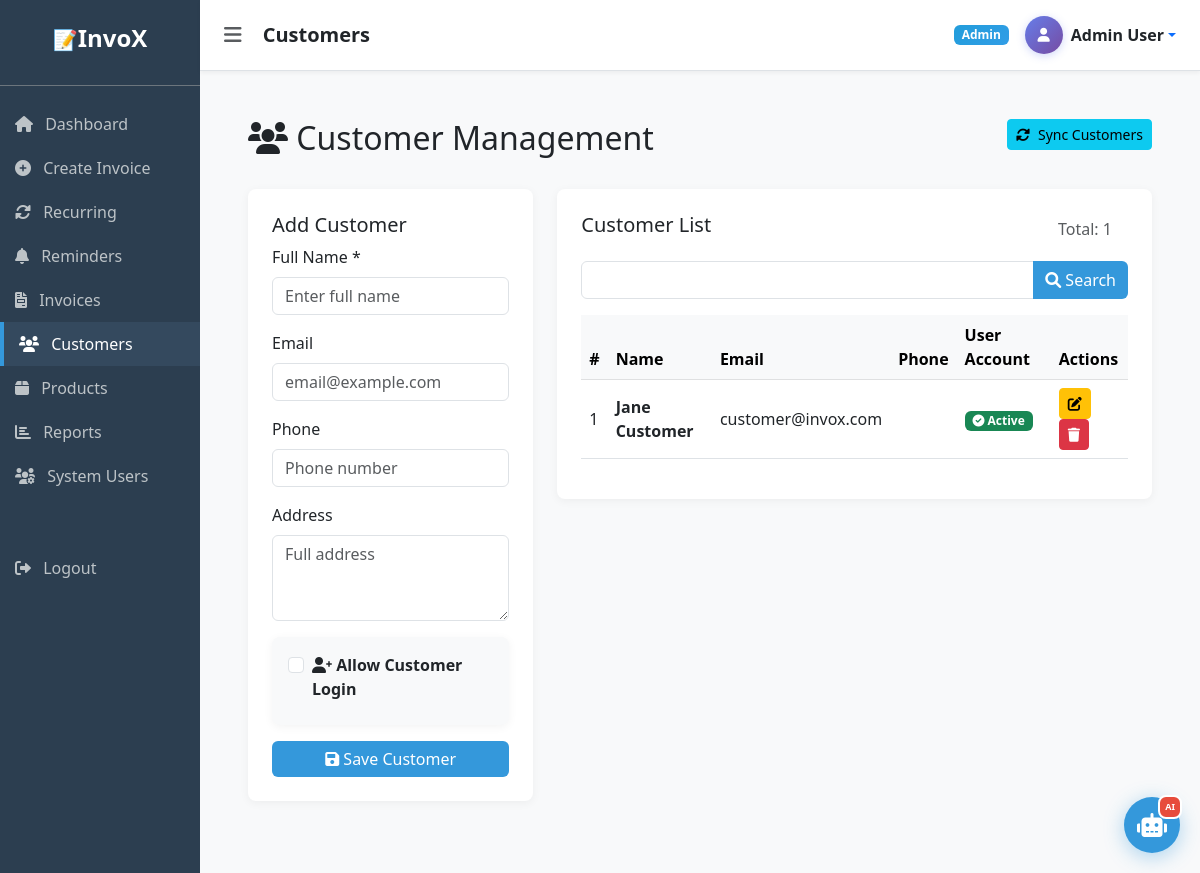
Page /customers.php (signed in) on the committed database.
### tables this page shows
CREATE TABLE customers (
    id INT AUTO_INCREMENT PRIMARY KEY,
    name VARCHAR(100) NOT NULL,
    email VARCHAR(100),
    phone VARCHAR(20),
    address TEXT,
    created_at TIMESTAMP DEFAULT CURRENT_TIMESTAMP
);

### db.php (called while the page is built, shortened)
<?php
function hasRole($role) {
    return isset($_SESSION['role']) && $_SESSION['role'] === $role;
}
function hasAnyRole($roles) {
    return isset($_SESSION['role']) && in_array($_SESSION['role'], $roles);
}
function isAdmin() {
    return hasRole('Admin');
}
?>

### customers.php (the view, shortened to what this page needs)
<?php
require 'db.php';
$search = isset($_GET['search']) ? $_GET['search'] : '';
$page = isset($_GET['page']) ? (int)$_GET['page'] : 1;
$records_per_page = 10;
$offset = ($page - 1) * $records_per_page;
$where = '';
$params = [];
$count_sql = "SELECT COUNT(*) FROM customers" . $where;
$count_stmt = $pdo->prepare($count_sql);
$count_stmt->execute($params);
$total_records = $count_stmt->fetchColumn();
$sql = "SELECT * FROM customers" . $where . " ORDER BY id DESC LIMIT $records_per_page OFFSET $offset";
$stmt = $pdo->prepare($sql);
$stmt->execute($params);
$customers = $stmt->fetchAll();
$edit_customer = null;
?>
<?php include 'header.php'; ?>
<div class="row mb-4">
    <div class="col-md-6">
        <h2><i class="fas fa-users"></i> Customer Management</h2>
    </div>
    <div class="col-md-6 text-end">
        <button class="btn btn-info btn-sm" onclick="syncCustomers()" id="syncBtn">
            <i class="fas fa-sync-alt me-2"></i>Sync Customers
        </button>
    </div>
</div>
<div class="row">
    <div class="col-md-4">
        <div class="card p-4 mb-4">
            <h5><?php echo $edit_customer ? 'Edit Customer' : 'Add Customer'; ?></h5>
            <form method="POST">
                <div class="mb-3">
                    <label class="form-label">Full Name *</label>
                    <input type="text" name="name" class="form-control" placeholder="Enter full name"
                           value="<?php echo $edit_customer ? htmlspecialchars($edit_customer['name']) : ''; ?>" required>
                </div>
                <div class="mb-3">
                    <label class="form-label">Email</label>
                    <input type="email" name="email" class="form-control" placeholder="email@example.com"
                           value="<?php echo $edit_customer ? htmlspecialchars($edit_customer['email']) : ''; ?>">
                </div>
                <div class="mb-3">
                    <label class="form-label">Phone</label>
                    <input type="text" name="phone" class="form-control" placeholder="Phone number"
                           value="<?php echo $edit_customer ? htmlspecialchars($edit_customer['phone']) : ''; ?>">
                </div>
                <div class="mb-3">
                    <label class="form-label">Address</label>
                    <textarea name="address" class="form-control" rows="3" placeholder="Full address"><?php echo $edit_customer ? htmlspecialchars($edit_customer['address']) : ''; ?></textarea>
                </div>
                <div class="card bg-light p-3 mb-3">
                    <?php if (!$edit_customer): ?>
                        <div class="form-check mb-2">
                            <input class="form-check-input" type="checkbox" id="createUserAccount" name="create_user_account" value="1" onchange="toggleUserFields()">
                            <label class="form-check-label fw-bold" for="createUserAccount">
                                <i class="fas fa-user-plus"></i> Allow Customer Login
                            </label>
                        </div>
                    <?php endif; ?>
                </div>
                <button type="submit" class="btn btn-primary w-100">
                    <i class="fas fa-save"></i> <?php echo $edit_customer ? 'Update Customer' : 'Save Customer'; ?>
                </button>
            </form>
        </div>
    </div>
    <div class="col-md-8">
        <div class="card p-4">
            <div class="d-flex justify-content-between align-items-center mb-3">
                <h5>Customer List</h5>
                <div class="d-flex align-items-center">
                    <span class="text-muted me-3">Total: <?php echo $total_records; ?></span>
                </div>
            </div>
            <form method="GET" class="mb-3">
                <div class="input-group">
                    <input type="text" name="search" class="form-control"
                           value="<?php echo htmlspecialchars($search); ?>">
                    <button class="btn btn-primary" type="submit">
                        <i class="fas fa-search"></i> Search
                    </button>
                </div>
            </form>
            <div class="table-responsive">
                <table class="table table-hover align-middle">
                    <thead class="table-light">
                        <tr>
                            <th>#</th>
                            <th>Name</th>
                            <th>Email</th>
                            <th>Phone</th>
                            <th>User Account</th>
                            <th>Actions</th>
                        </tr>
                    </thead>
                    <tbody>
                        <?php if (count($customers) > 0): ?>
                            <?php foreach($customers as $c): ?>
                            <tr>
                                <td><?php echo $c['id']; ?></td>
                                <td>
                                    <strong><?php echo htmlspecialchars($c['name']); ?></strong>
                                </td>
                                <td><?php echo htmlspecialchars($c['email']); ?></td>
                                <td><?php echo htmlspecialchars($c['phone']); ?></td>
                                <td>
                                    <?php if ($c['user_id']): ?>
                                        <span class="badge bg-success" title="Has login access">
                                            <i class="fas fa-check-circle"></i> Active
                                        </span>
                                    <?php else: ?>
                                        <span class="badge bg-secondary" title="No login access">
                                            <i class="fas fa-times-circle"></i> None
                                        </span>
                                    <?php endif; ?>
                                </td>
                                <td>
                                    <a href="customers.php?edit_id=<?php echo $c['id']; ?>"
                                       class="btn btn-sm btn-warning" title="Edit">
                                        <i class="fas fa-edit"></i>
                                    </a>
                                    <a href="customers.php?delete_id=<?php echo $c['id']; ?>"
                                       class="btn btn-sm btn-danger"
                                       onclick="return confirm('Are you sure you want to delete this customer?')"
                                       title="Delete">
                                        <i class="fas fa-trash"></i>
                                    </a>
                                </td>
                            </tr>
                            <?php endforeach; ?>
                        <?php endif; ?>
                    </tbody>
                </table>
            </div>
        </div>
    </div>
</div>
<?php include 'footer.php'; ?>

### header.php (shortened to what this page needs)
<!DOCTYPE html>
<html lang="en">
<head>
    <link href="https://cdn.jsdelivr.net/npm/bootstrap@5.3.0/dist/css/bootstrap.min.css" rel="stylesheet">
    <link rel="stylesheet" href="https://cdnjs.cloudflare.com/ajax/libs/font-awesome/6.0.0/css/all.min.css">
    <link href="style.css" rel="stylesheet">
</head>
<body>
    <div class="container-fluid">
        <div class="row">
            <div class="col-md-2 sidebar p-0">
                <div class="p-4 text-center border-bottom border-secondary">
                    <h4 class="fw-bold"><span class="sidebar-emoji">📝</span><span class="sidebar-brand-text">InvoX</span></h4>
                </div>
                <div class="py-3">
                    <a href="dashboard.php" class="<?php echo basename($_SERVER['PHP_SELF']) == 'dashboard.php' ? 'active' : ''; ?>"><i class="fas fa-home me-2"></i> <span>Dashboard</span></a>
                    <?php if (hasAnyRole(['Admin', 'Accountant'])): ?>
                    <a href="create_invoice.php" class="create-invoice-link <?php echo basename($_SERVER['PHP_SELF']) == 'create_invoice.php' ? 'active' : ''; ?>"><i class="fas fa-plus-circle me-2"></i> <span>Create Invoice</span></a>
                    <a href="recurring_invoices.php" class="<?php echo basename($_SERVER['PHP_SELF']) == 'recurring_invoices.php' ? 'active' : ''; ?>"><i class="fas fa-sync-alt me-2"></i> <span>Recurring</span></a>
                    <a href="invoice_reminders.php" class="<?php echo basename($_SERVER['PHP_SELF']) == 'invoice_reminders.php' ? 'active' : ''; ?>"><i class="fas fa-bell me-2"></i> <span>Reminders</span></a>
                    <?php endif; ?>
                    <a href="invoices.php" class="<?php echo basename($_SERVER['PHP_SELF']) == 'invoices.php' ? 'active' : ''; ?>"><i class="fas fa-file-invoice me-2"></i> <span>Invoices</span></a>
                    <?php if (hasAnyRole(['Admin', 'Accountant'])): ?>
                    <a href="customers.php" class="<?php echo basename($_SERVER['PHP_SELF']) == 'customers.php' ? 'active' : ''; ?>"><i class="fas fa-users me-2"></i> <span>Customers</span></a>
                    <a href="products.php" class="<?php echo basename($_SERVER['PHP_SELF']) == 'products.php' ? 'active' : ''; ?>"><i class="fas fa-box me-2"></i> <span>Products</span></a>
                    <a href="reports.php" class="<?php echo basename($_SERVER['PHP_SELF']) == 'reports.php' ? 'active' : ''; ?>"><i class="fas fa-chart-bar me-2"></i> <span>Reports</span></a>
                    <?php endif; ?>
                    <?php if (isAdmin()): ?>
                    <a href="system_users.php" class="<?php echo basename($_SERVER['PHP_SELF']) == 'system_users.php' ? 'active' : ''; ?>"><i class="fas fa-users-cog me-2"></i> <span>System Users</span></a>
                    <?php endif; ?>
                    <a href="logout.php" class="mt-5"><i class="fas fa-sign-out-alt me-2"></i> <span>Logout</span></a>
                </div>
            </div>
            <div class="col-md-10 p-0">
                <nav class="topbar bg-white border-bottom px-4 py-3 d-flex justify-content-between align-items-center">
                    <div>
                        <h5 class="mb-0 text-dark fw-semibold">
                            <i class="fas fa-bars me-3 text-muted" style="cursor: pointer;" onclick="toggleSidebar()"></i>
                            <?php
                            $page_titles = [
                                'dashboard.php' => 'Dashboard',
                                'customers.php' => 'Customers',
                                'products.php' => 'Products',
                                'invoices.php' => 'Invoices',
                                'create_invoice.php' => 'Create Invoice',
                                'recurring_invoices.php' => 'Recurring Invoices',
                                'invoice_reminders.php' => 'Invoice Reminders',
                                'reports.php' => 'Reports',
                                'system_users.php' => 'System Users',
                                'profile.php' => 'My Profile'
                            ];
                            $current_page = basename($_SERVER['PHP_SELF']);
                            echo $page_titles[$current_page] ?? 'InvoX';
                            ?>
                        </h5>
                    </div>
                    <div class="d-flex align-items-center gap-3">
                        <span class="badge" style="background: linear-gradient(135deg, <?php
                            echo isAdmin() ? '#229ddb, #319de6' : (isAccountant() ? '#9942eb, #853cd4' : '#e84545, #c13640');
                        ?>);">
                            <?php echo htmlspecialchars($_SESSION['role'] ?? 'User'); ?>
                        </span>
                        <div class="dropdown">
                            <a class="d-flex align-items-center text-decoration-none dropdown-toggle" href="#" id="userDropdown" data-bs-toggle="dropdown" aria-expanded="false">
                                <div class="user-avatar text-white rounded-circle me-2" style="width: 38px; height: 38px; display: flex; align-items: center; justify-content: center; background: linear-gradient(135deg, #667eea 0%, #764ba2 100%); box-shadow: 0 2px 8px rgba(102, 126, 234, 0.3);">
                                    <i class="fas fa-user"></i>
                                </div>
                                <span class="text-dark fw-semibold"><?php echo htmlspecialchars($_SESSION['name'] ?? 'Admin'); ?></span>
                            </a>
                        </div>
                    </div>
                </nav>
                <div class="p-5">

### footer.php (shortened to what this page needs)
                </div>
            </div>
        </div>
        </div>
    <div class="chatbot-btn" onclick="toggleChat()">
        <i class="fas fa-robot"></i>
        <span class="chatbot-badge">AI</span>
    </div>
</body>
</html>

### style.css (style rules this page uses)
:root { --primary: #2c3e50; --secondary: #34495e; --accent: #3498db; --light: #ecf0f1; }
body { font-family: 'Segoe UI', Tahoma, Geneva, Verdana, sans-serif; background-color: #f8f9fa; }
.sidebar { min-height: 100vh; background-color: var(--primary); color: white; transition: all 0.3s ease-in-out; position: relative; overflow-x: hidden; }
.sidebar .p-4 { overflow: visible !important; }
.sidebar-brand-text { transition: all 0.3s ease; display: inline-block; }
.sidebar-emoji { transition: all 0.3s ease; display: inline-block; font-size: 20px; }
.sidebar a { color: #bdc3c7; text-decoration: none; padding: 10px 15px; display: block; transition: all 0.3s ease; }
.sidebar a i { transition: all 0.3s ease; }
.sidebar a:hover, .sidebar a.active { background-color: var(--secondary); color: white; border-left: 4px solid var(--accent); }
.topbar { box-shadow: 0 2px 4px rgba(0,0,0,0.05); position: sticky; top: 0; z-index: 999; }
.user-avatar { font-size: 14px; }
.card { border: none; box-shadow: 0 2px 10px rgba(0, 0, 0, 0.05); border-radius: 8px; }
.btn-primary { background-color: var(--accent); border: none; }
.chatbot-btn { position: fixed; bottom: 20px; right: 20px; width: 56px; height: 56px; border-radius: 50%; background: #3498db; color: white; display: flex; align-items: center; justify-content: center; font-size: 24px; cursor: pointer; box-shadow: 0 4px 20px rgba(52, 152, 219, 0.4); transition: all 0.3s ease; z-index: 1000; border: none; }
.chatbot-badge { position: absolute; top: -2px; right: -2px; background: #e74c3c; color: white; font-size: 9px; font-weight: 600; padding: 3px 5px; border-radius: 8px; border: 2px solid white; }

### rows in the picture
customers: id "1", name "Jane Customer", email "customer@invox.com", shows "Active"

### other values in the picture
$page_titles[$current_page] "Customers"
$_SESSION['role'] "Admin"
$_SESSION['name'] "Admin User"
$total_records "1"
